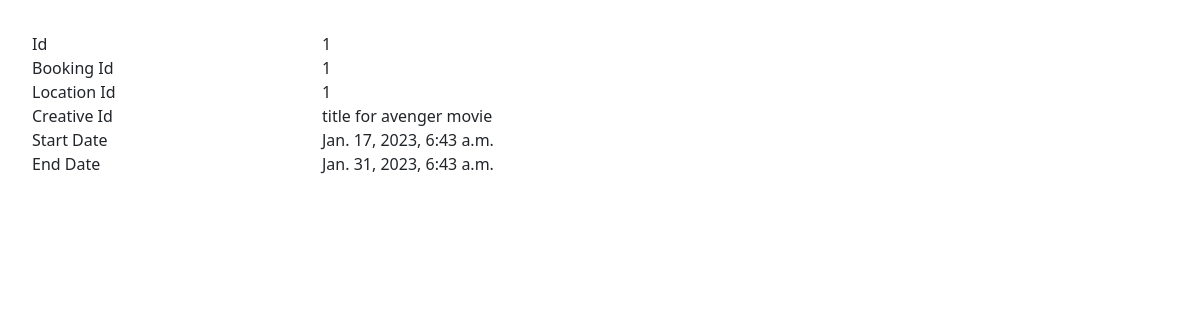
The page /polls/1/ on the database its author committed.
### polls/models.py (models this page shows)
class Booking(models.Model):
    booking_id = models.IntegerField()
    start_date = models.DateTimeField()
    end_date = models.DateTimeField()
    creative = models.ForeignKey(Creative, on_delete=models.CASCADE)
    location = models.ForeignKey(Location, on_delete=models.CASCADE)

class Creative(models.Model):
    name = models.CharField(max_length=255)
    def __str__(self):
        return self.name

### polls/views.py (the view)
# urls.py: path("<int:booking_id>/", views.DetailBooking.as_view(), name="booking_id"),
class DetailBooking(View):
    def get(self, request, *args, **kwargs):
        booking_id = self.kwargs.get("booking_id")
        try:
            data = Booking.objects.get(id=booking_id)
        except Booking.DoesNotExist:
            raise Http404("This booking id does not exist")
        return render(request, "booking/detail.html", {"data": data})

### polls/templates/booking/detail.html
{% extends "base.html" %}
{% block content %}
    <div>
        <div class="row">
            <div class="col-md-3">
                <span>Id</span>
            </div>
            <div class="col-md-3">
                <span>{{ data.id }}</span>
            </div>
        </div>
        <div class="row">
            <div class="col-md-3">
                <span>Booking Id</span>
            </div>
            <div class="col-md-3">
                <span>{{ data.booking_id }}</span>
            </div>
        </div>
        <div class="row">
            <div class="col-md-3">
                <span>Location Id</span>
            </div>
            <div class="col-md-3">
                <span>{{ data.location_id }}</span>
            </div>
        </div>
        <div class="row">
            <div class="col-md-3">
                <span>Creative Id</span>
            </div>
            <div class="col-md-3">
                <span>{{ data.creative }}</span>
            </div>
        </div>
        <div class="row">
            <div class="col-md-3">
                <span>Start Date</span>
            </div>
            <div class="col-md-3">
                <span>{{ data.start_date }}</span>
            </div>
        </div>
        <div class="row">
            <div class="col-md-3">
                <span>End Date</span>
            </div>
            <div class="col-md-3">
                <span>{{ data.end_date }}</span>
            </div>
        </div>
    </div>
{% endblock %}

### rows shown on the page
Booking: id "1", booking_id "1", location_id "1", creative "title for avenger movie", start_date "Jan. 17, 2023, 6:43 a.m.", end_date "Jan. 31, 2023, 6:43 a.m."
